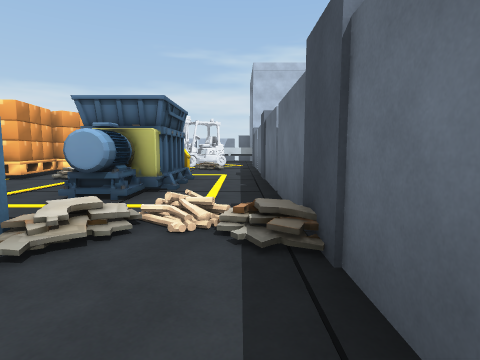
view 1 (above)

16 first-person views from a walk through a scene from a Unity 3-D project. The camera is 1.4 m above the floor, tilts 6° down and sees 80° across. The floor is counted in squares, 2 m on a side. Each view is taken from the middle of a square. On the plan, view 1 faces up. The plan holds only what a view shows up to about 10 squares ahead; the rest is blank. The player character is not drawn. Some surface patterns are stand-ins.

view 2
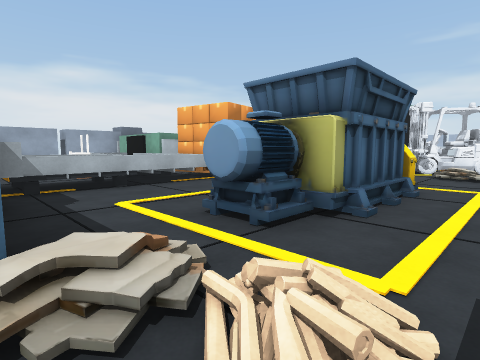

view 3
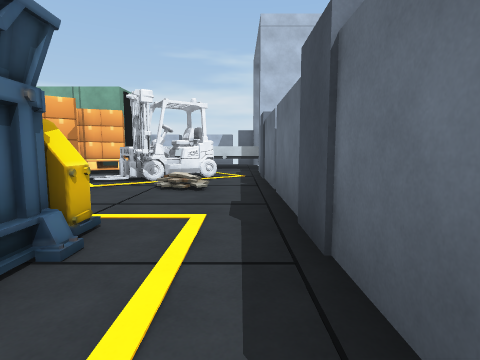

view 4
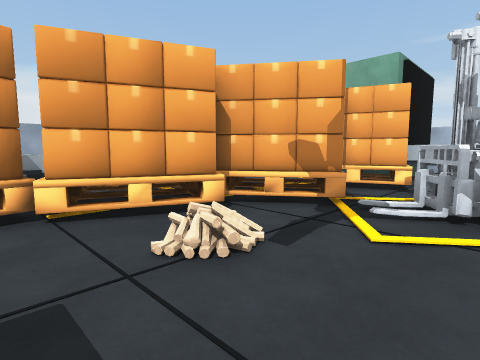

view 5
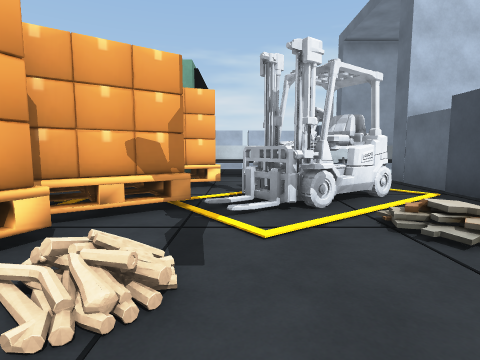

view 6
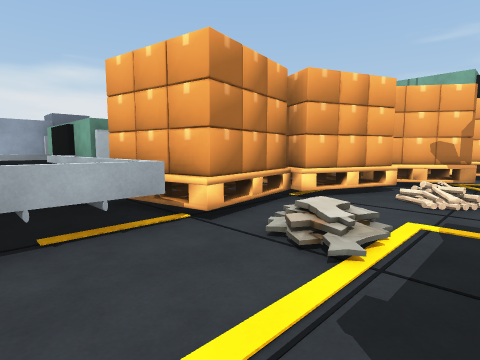

view 7
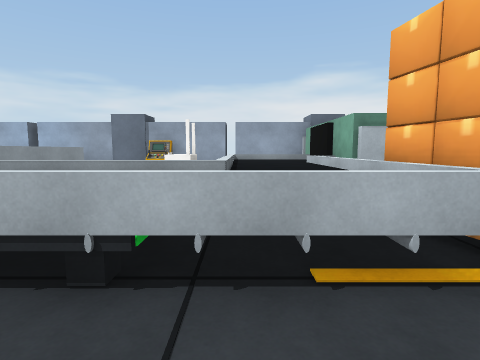

view 8
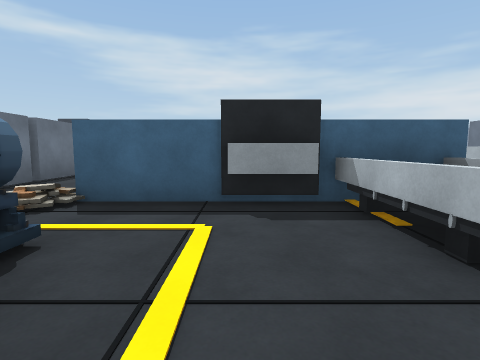

view 9
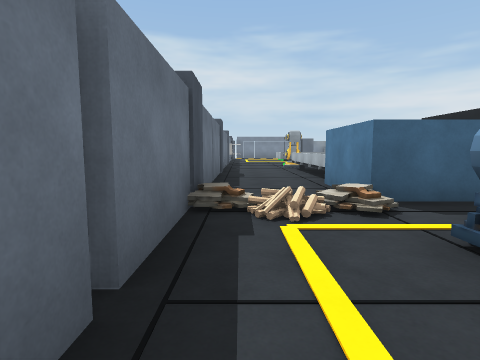

view 10
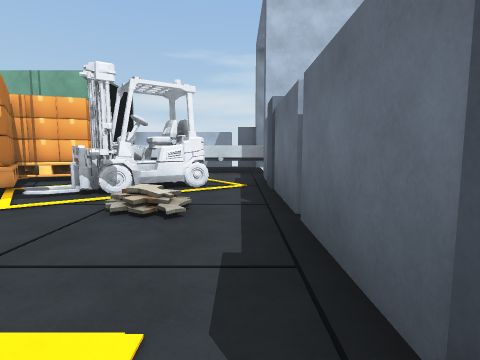

view 11
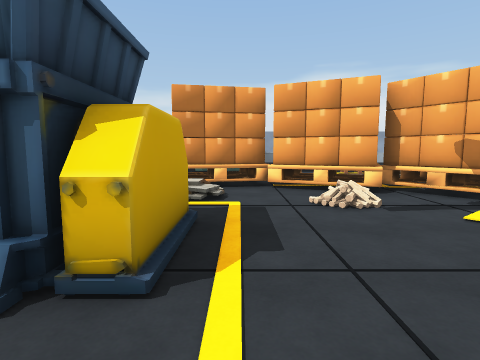

view 12
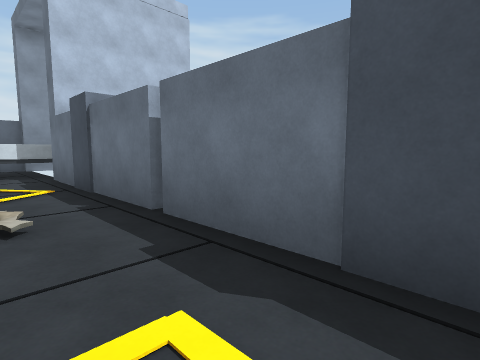

view 13
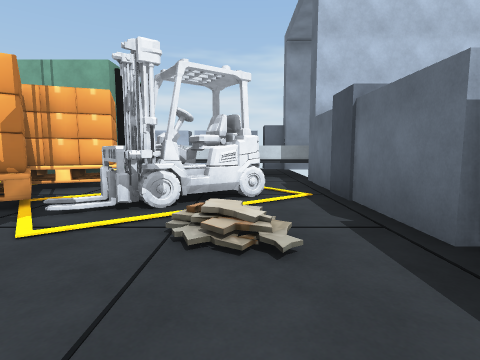

view 14
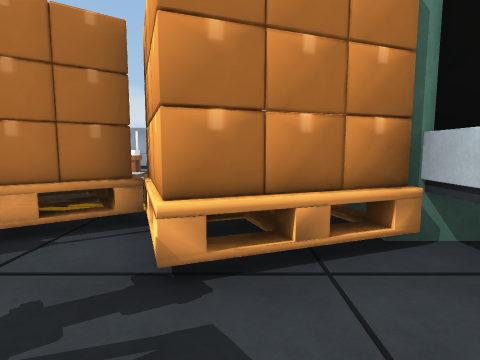

view 15
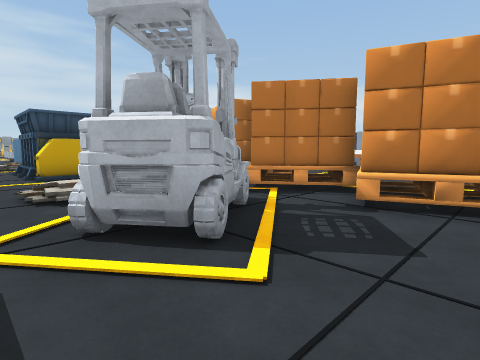

view 16
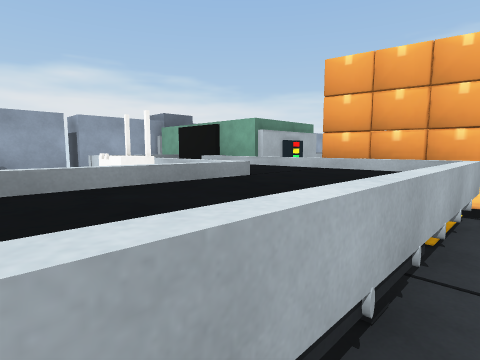

### Floor plan
Key: @ floor where view 1 was taken; # wall or solid block; x gap in a wall; . floor; / step, stairs or slope; ^ raised ledge; O other object.
Columns run from 10 left of view 1 to 1 right of it. Each row starts with its distance up from view 1.
 17       ^
 16       ^^^^^^
 15      #O....#
 14    .OOO....#
 13  ^ ..O..OO.O
 12  O  OOOOO..#
 11  OO.OO././.#
 10  ^.OOO/../.x
  9  ^.OOO/....#
  8   OOO./....#
  7 ###OO.//O..O
  6 OO^O^../O..#
  5 OO^^^../O..x
  4   O^^...O..#
  3   .^^......#
  2    ######..O
  1   #     #..#
  0   #     #.@x
 -1          ..#
 -2          ..#
 -3          ..O
 -4          ..

Where each view was taken, in squares from view 1:
view 1: 0 up, 0 right, facing up
view 2: 2 up, 0 right, facing up-left
view 3: 5 up, 0 right, facing up
view 4: 8 up, 2 left, facing up-left
view 5: 8 up, 3 left, facing up
view 6: 5 up, 3 left, facing up-left
view 7: 5 up, 4 left, facing left
view 8: 6 up, 4 left, facing down
view 9: 6 up, 0 right, facing down
view 10: 7 up, 0 right, facing up
view 11: 8 up, 0 right, facing left
view 12: 7 up, 1 left, facing up-right
view 13: 8 up, 1 left, facing up
view 14: 14 up, 2 left, facing left
view 15: 15 up, 0 right, facing down-left
view 16: 3 up, 5 left, facing up-left
